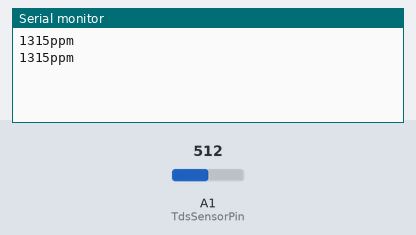
A sketch run on a simulated Arduino Uno, built with avr-gcc and run on an emulated ATmega328P. Shown: the last lines printed to the serial monitor. Inputs (shaded band) come from the test bench; at power-on: A1 (TdsSensorPin) = 512.

Above: at 1.8 s.
1.9 s: A1 (TdsSensorPin) set to 716
At 2.7 s:
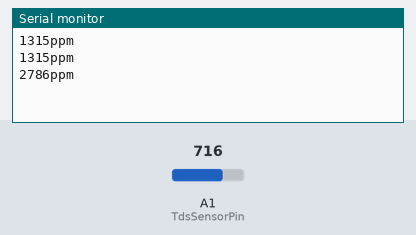
3.4 s: A1 (TdsSensorPin) set to 900
At 4.8 s:
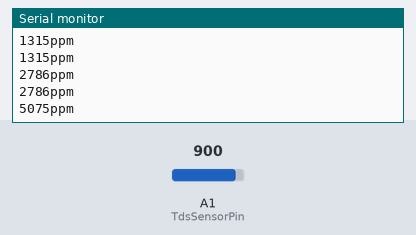
Timing chart, 0 to 6.4 s (numbered marks = the images above; inputs shaded):
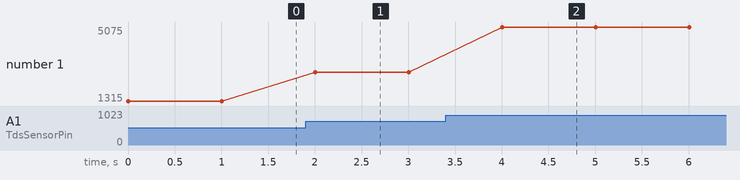

Measured:
- after the input at 1.9 s, the serial monitor: prints a new line after 0.10 s (image 1)
- after the input at 3.4 s, the serial monitor: prints a new line after 0.60 s (image 2)
- plotted number 1: 1315 → 2786 after the input at 1.9 s, 2786 → 5075 after the input at 3.4 s

The sketch:

tds.ino
```cpp
#include <EEPROM.h>
#include "GravityTDS.h"

#define TdsSensorPin A1
GravityTDS gravityTds;

float temperature = 25, tds = 0;

void setup(){
  Serial.begin(9600);
  gravityTds.setPin(TdsSensorPin);
  gravityTds.setAref(5.0);
  gravityTds.setAdcRange(1024);
  gravityTds.begin();
}

void loop(){
  gravityTds.setTemperature(temperature);
  gravityTds.update();
  tds = gravityTds.getTdsValue();
  Serial.print(tds, 0);
  Serial.println("ppm");
  delay(1000);
}
```
